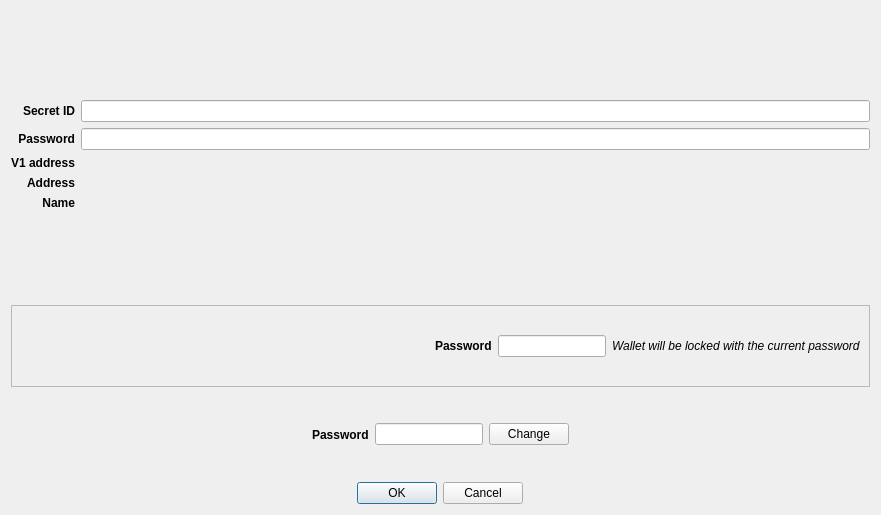
<?xml version="1.0" encoding="UTF-8"?>
<ui version="4.0">
 <class>V1WalletRestoreDialog</class>
 <widget class="QDialog" name="V1WalletRestoreDialog">
  <property name="geometry">
   <rect>
    <x>0</x>
    <y>0</y>
    <width>881</width>
    <height>515</height>
   </rect>
  </property>
  <property name="windowTitle">
   <string>V1 wallet restore</string>
  </property>
  <layout class="QVBoxLayout" name="verticalLayout">
   <item alignment="Qt::AlignHCenter">
    <widget class="QLabel" name="imagelabel">
     <property name="sizePolicy">
      <sizepolicy hsizetype="Preferred" vsizetype="Preferred">
       <horstretch>0</horstretch>
       <verstretch>0</verstretch>
      </sizepolicy>
     </property>
     <property name="minimumSize">
      <size>
       <width>0</width>
       <height>0</height>
      </size>
     </property>
     <property name="maximumSize">
      <size>
       <width>200</width>
       <height>200</height>
      </size>
     </property>
     <property name="sizeIncrement">
      <size>
       <width>0</width>
       <height>0</height>
      </size>
     </property>
     <property name="baseSize">
      <size>
       <width>0</width>
       <height>0</height>
      </size>
     </property>
     <property name="text">
      <string/>
     </property>
     <property name="pixmap">
      <pixmap resource="../../icons/tikka.slots.pyqt.resources.icons.index.qrc">:/images/safe_background</pixmap>
     </property>
     <property name="scaledContents">
      <bool>true</bool>
     </property>
     <property name="alignment">
      <set>Qt::AlignCenter</set>
     </property>
    </widget>
   </item>
   <item>
    <layout class="QGridLayout" name="gridLayout">
     <item row="3" column="0">
      <widget class="QLabel" name="addressLabel">
       <property name="font">
        <font>
         <weight>75</weight>
         <bold>true</bold>
        </font>
       </property>
       <property name="text">
        <string>Address</string>
       </property>
       <property name="alignment">
        <set>Qt::AlignRight|Qt::AlignTrailing|Qt::AlignVCenter</set>
       </property>
      </widget>
     </item>
     <item row="1" column="0">
      <widget class="QLabel" name="passwordIDLabel">
       <property name="font">
        <font>
         <weight>75</weight>
         <italic>false</italic>
         <bold>true</bold>
        </font>
       </property>
       <property name="text">
        <string>Password</string>
       </property>
       <property name="alignment">
        <set>Qt::AlignRight|Qt::AlignTrailing|Qt::AlignVCenter</set>
       </property>
      </widget>
     </item>
     <item row="2" column="0">
      <widget class="QLabel" name="v1AddressLabel">
       <property name="sizePolicy">
        <sizepolicy hsizetype="Preferred" vsizetype="Preferred">
         <horstretch>0</horstretch>
         <verstretch>0</verstretch>
        </sizepolicy>
       </property>
       <property name="font">
        <font>
         <weight>75</weight>
         <bold>true</bold>
        </font>
       </property>
       <property name="text">
        <string>V1 address</string>
       </property>
       <property name="alignment">
        <set>Qt::AlignRight|Qt::AlignTrailing|Qt::AlignVCenter</set>
       </property>
      </widget>
     </item>
     <item row="0" column="0">
      <widget class="QLabel" name="secretIDLabel">
       <property name="sizePolicy">
        <sizepolicy hsizetype="Preferred" vsizetype="Preferred">
         <horstretch>0</horstretch>
         <verstretch>0</verstretch>
        </sizepolicy>
       </property>
       <property name="font">
        <font>
         <weight>75</weight>
         <bold>true</bold>
        </font>
       </property>
       <property name="text">
        <string>Secret ID</string>
       </property>
       <property name="alignment">
        <set>Qt::AlignRight|Qt::AlignTrailing|Qt::AlignVCenter</set>
       </property>
      </widget>
     </item>
     <item row="4" column="0">
      <widget class="QLabel" name="nameLabel">
       <property name="font">
        <font>
         <weight>75</weight>
         <bold>true</bold>
        </font>
       </property>
       <property name="text">
        <string>Name</string>
       </property>
       <property name="alignment">
        <set>Qt::AlignRight|Qt::AlignTrailing|Qt::AlignVCenter</set>
       </property>
      </widget>
     </item>
     <item row="0" column="1">
      <widget class="QLineEdit" name="secretIDLineEdit">
       <property name="readOnly">
        <bool>false</bool>
       </property>
      </widget>
     </item>
     <item row="1" column="1">
      <widget class="QLineEdit" name="passwordIDLineEdit"/>
     </item>
     <item row="2" column="1">
      <widget class="QLabel" name="v1AddressValueLabel">
       <property name="text">
        <string/>
       </property>
      </widget>
     </item>
     <item row="3" column="1">
      <widget class="QLabel" name="addressValueLabel">
       <property name="text">
        <string/>
       </property>
      </widget>
     </item>
     <item row="4" column="1">
      <widget class="QLabel" name="nameValueLabel">
       <property name="text">
        <string/>
       </property>
      </widget>
     </item>
    </layout>
   </item>
   <item>
    <widget class="QLabel" name="errorLabel">
     <property name="styleSheet">
      <string notr="true">color: red</string>
     </property>
     <property name="text">
      <string/>
     </property>
     <property name="alignment">
      <set>Qt::AlignCenter</set>
     </property>
    </widget>
   </item>
   <item>
    <widget class="QFrame" name="storedPasswordFrame">
     <property name="frameShape">
      <enum>QFrame::StyledPanel</enum>
     </property>
     <property name="frameShadow">
      <enum>QFrame::Raised</enum>
     </property>
     <layout class="QHBoxLayout" name="horizontalLayout_2">
      <item>
       <spacer name="horizontalSpacer_4">
        <property name="orientation">
         <enum>Qt::Horizontal</enum>
        </property>
        <property name="sizeHint" stdset="0">
         <size>
          <width>40</width>
          <height>20</height>
         </size>
        </property>
       </spacer>
      </item>
      <item alignment="Qt::AlignRight">
       <widget class="QLabel" name="storedPasswordLabel">
        <property name="font">
         <font>
          <weight>75</weight>
          <bold>true</bold>
         </font>
        </property>
        <property name="text">
         <string>Password</string>
        </property>
       </widget>
      </item>
      <item alignment="Qt::AlignHCenter">
       <widget class="QLineEdit" name="storedpasswordLineEdit">
        <property name="sizePolicy">
         <sizepolicy hsizetype="Fixed" vsizetype="Fixed">
          <horstretch>0</horstretch>
          <verstretch>0</verstretch>
         </sizepolicy>
        </property>
        <property name="maxLength">
         <number>20</number>
        </property>
        <property name="alignment">
         <set>Qt::AlignCenter</set>
        </property>
        <property name="readOnly">
         <bool>true</bool>
        </property>
       </widget>
      </item>
      <item alignment="Qt::AlignLeft">
       <widget class="QLabel" name="storedPasswordHintLabel">
        <property name="font">
         <font>
          <italic>true</italic>
         </font>
        </property>
        <property name="text">
         <string>Wallet will be locked with the current password</string>
        </property>
       </widget>
      </item>
     </layout>
    </widget>
   </item>
   <item>
    <widget class="QFrame" name="passwordFrame">
     <layout class="QHBoxLayout" name="horizontalLayout">
      <item>
       <spacer name="horizontalSpacer">
        <property name="orientation">
         <enum>Qt::Horizontal</enum>
        </property>
        <property name="sizeHint" stdset="0">
         <size>
          <width>40</width>
          <height>20</height>
         </size>
        </property>
       </spacer>
      </item>
      <item>
       <widget class="QLabel" name="passwordLabel">
        <property name="sizePolicy">
         <sizepolicy hsizetype="Fixed" vsizetype="Preferred">
          <horstretch>0</horstretch>
          <verstretch>0</verstretch>
         </sizepolicy>
        </property>
        <property name="sizeIncrement">
         <size>
          <width>0</width>
          <height>0</height>
         </size>
        </property>
        <property name="font">
         <font>
          <weight>75</weight>
          <bold>true</bold>
         </font>
        </property>
        <property name="text">
         <string>Password</string>
        </property>
        <property name="alignment">
         <set>Qt::AlignLeading|Qt::AlignLeft|Qt::AlignVCenter</set>
        </property>
       </widget>
      </item>
      <item>
       <widget class="QLineEdit" name="passwordLineEdit">
        <property name="sizePolicy">
         <sizepolicy hsizetype="Fixed" vsizetype="Fixed">
          <horstretch>0</horstretch>
          <verstretch>0</verstretch>
         </sizepolicy>
        </property>
        <property name="maxLength">
         <number>20</number>
        </property>
        <property name="alignment">
         <set>Qt::AlignCenter</set>
        </property>
        <property name="readOnly">
         <bool>true</bool>
        </property>
       </widget>
      </item>
      <item>
       <widget class="QPushButton" name="passwordChangeButton">
        <property name="sizePolicy">
         <sizepolicy hsizetype="Fixed" vsizetype="Fixed">
          <horstretch>0</horstretch>
          <verstretch>0</verstretch>
         </sizepolicy>
        </property>
        <property name="text">
         <string>Change</string>
        </property>
        <property name="icon">
         <iconset resource="../../icons/tikka.slots.pyqt.resources.icons.index.qrc">
          <normaloff>:/icons/refresh_icon</normaloff>:/icons/refresh_icon</iconset>
        </property>
       </widget>
      </item>
      <item>
       <spacer name="horizontalSpacer_2">
        <property name="orientation">
         <enum>Qt::Horizontal</enum>
        </property>
        <property name="sizeHint" stdset="0">
         <size>
          <width>40</width>
          <height>20</height>
         </size>
        </property>
       </spacer>
      </item>
     </layout>
    </widget>
   </item>
   <item alignment="Qt::AlignHCenter">
    <widget class="QDialogButtonBox" name="buttonBox">
     <property name="orientation">
      <enum>Qt::Horizontal</enum>
     </property>
     <property name="standardButtons">
      <set>QDialogButtonBox::Cancel|QDialogButtonBox::Ok</set>
     </property>
    </widget>
   </item>
  </layout>
 </widget>
 <tabstops>
  <tabstop>secretIDLineEdit</tabstop>
  <tabstop>passwordIDLineEdit</tabstop>
  <tabstop>passwordLineEdit</tabstop>
  <tabstop>passwordChangeButton</tabstop>
 </tabstops>
 <resources>
  <include location="../../icons/tikka.slots.pyqt.resources.icons.index.qrc"/>
 </resources>
 <connections>
  <connection>
   <sender>buttonBox</sender>
   <signal>accepted()</signal>
   <receiver>V1WalletRestoreDialog</receiver>
   <slot>accept()</slot>
   <hints>
    <hint type="sourcelabel">
     <x>248</x>
     <y>254</y>
    </hint>
    <hint type="destinationlabel">
     <x>157</x>
     <y>274</y>
    </hint>
   </hints>
  </connection>
  <connection>
   <sender>buttonBox</sender>
   <signal>rejected()</signal>
   <receiver>V1WalletRestoreDialog</receiver>
   <slot>reject()</slot>
   <hints>
    <hint type="sourcelabel">
     <x>316</x>
     <y>260</y>
    </hint>
    <hint type="destinationlabel">
     <x>286</x>
     <y>274</y>
    </hint>
   </hints>
  </connection>
 </connections>
</ui>
